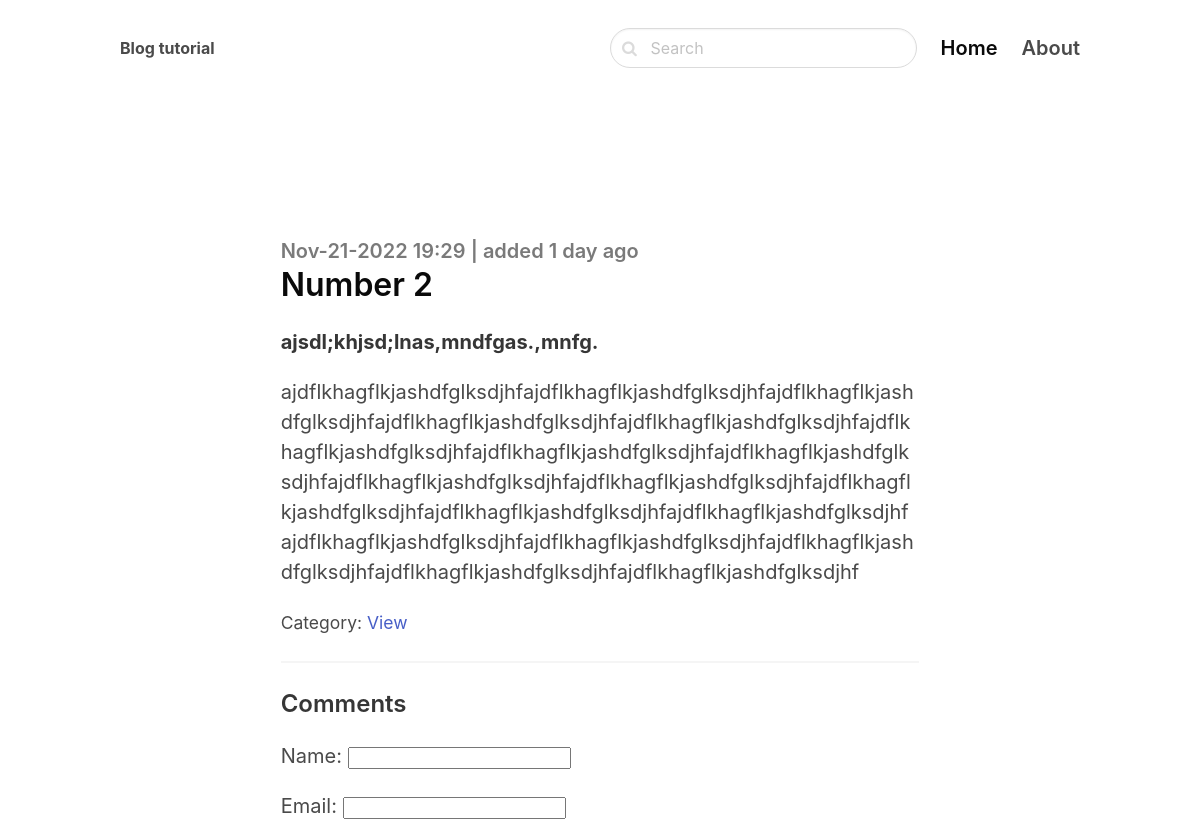
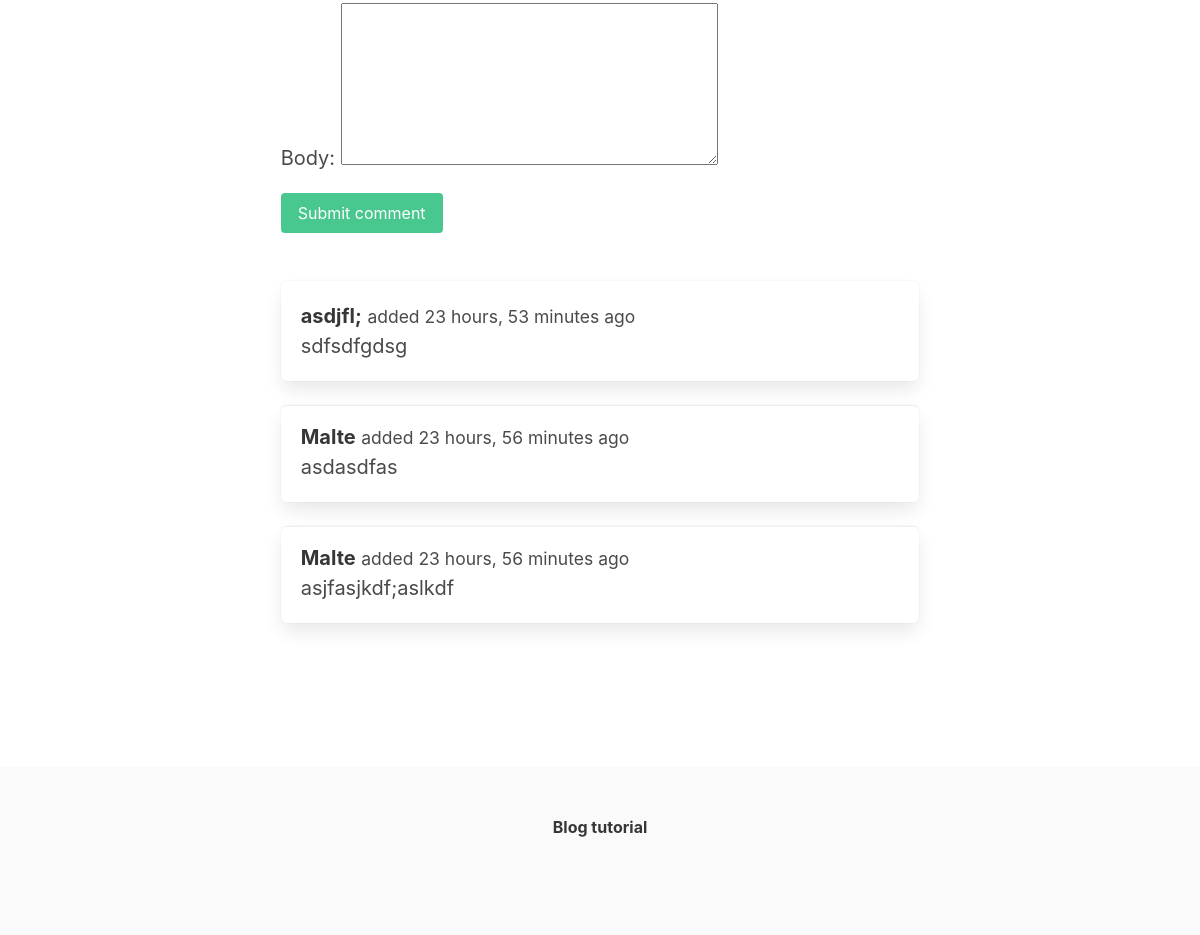
The page /view/number-2 on the database its author committed (2 pictures, top to bottom).
### blog/models.py (models this page shows, shortened)
class Post(models.Model):
    ACTIVE = 'active'
    DRAFT = 'draft'
    CHOICE_STATUS = (
        (ACTIVE, 'Active'),
        (DRAFT, 'Draft')
    )
    category = models.ForeignKey(Category, related_name='posts', on_delete=models.CASCADE)
    title = models.CharField(max_length=255)
    slug = models.SlugField()
    intro = models.TextField()
    body = models.TextField()
    date_added = models.DateTimeField(auto_now_add=True)
    status = models.CharField(max_length=10, choices=CHOICE_STATUS, default=ACTIVE)
    image = models.ImageField(upload_to='uploads/', blank=True, null=True)
    class Meta:
        ordering = ('-date_added', )

class Category(models.Model):
    title = models.CharField(max_length=255)
    slug = models.SlugField()
    class Meta:
        ordering = ('title', )
        verbose_name_plural = 'Categories'
    def __str__(self):
        return self.title

class Comment(models.Model):
    post = models.ForeignKey(Post, related_name='comments', on_delete=models.CASCADE)
    name = models.CharField(max_length=50)
    email = models.EmailField(max_length=254)
    body = models.TextField()
    date_added = models.DateTimeField(auto_now_add=True)
    class Meta:
        ordering = ('-date_added',)

### blog/views.py (the view)
# urls.py: path('<slug:category_slug>/<slug:slug>', views.detail, name='post_detail'),
def detail(request, category_slug, slug):
    post = get_object_or_404(Post, slug=slug, status=Post.ACTIVE)
    if request.method == 'POST':
        form = CommentForm(request.POST)
        if form.is_valid():
            comment = form.save(commit=False)
            comment.post = post
            comment.save()
            return redirect('post_detail', slug=slug)
    else:
        form = CommentForm()
    context = {
        'post': post,
        'form': form
    }
    return render(request, 'blog/detail.html', context=context)

### blog/forms.py
class CommentForm(forms.ModelForm):
    class Meta:
        model = Comment
        fields = (
            'name',
            'email',
            'body',
        )

### blog/templates/blog/detail.html (shortened to what this page needs)
{% extends 'core/base.html' %}
{% block content %}
<section class="hero ">
    <div class="hero-body">
        <div class="container">
            <section class="section">
                <div class="columns is-variable is-1 is-centered">
                    <div class="column is-10">
                        <div class="content is-medium">
                            <h2 class="subtitle is-5 has-text-grey">{{ post.date_added | date:'M-d-Y H:i'}} | added {{post.date_added | timesince }} ago</h2>
                            <h1 class="title has-text-black is-3">{{ post.title }}</h1>
                            <p class="has-text-dark"><strong>{{post.intro}}</strong></p>
                            <p style="overflow-wrap: break-word;" >{{ post.body }}</p>
                            <p><small>Category: <a href="{% url 'category_detail' post.category.slug %}">{{ post.category}}</a></small></p>
                            <hr>
                            <h2 class="subtitle is-4">Comments</h2>
                            <form method="post" class="mb-6">
                                {{ form.as_p }}
                                <div class="field">
                                    <div class="control">
                                        <button class="button is-success">Submit comment</button>
                                    </div>
                                </div>
                            </form>
                            {% for comment in post.comments.all %}
                            <article class="media box">
                                <div class="media-content">
                                    <strong>{{ comment.name }}</strong> <small>added {{comment.date_added | timesince}}
                                        ago</small>
                                    <br>
                                    {{comment.body}}
                                </div>
                            </article>
                            {% endfor %}
                        </div>
                    </div>
            </section>
        </div>
    </div>
</section>
{% endblock content %}

### rows shown on the page
Post: date_added "Nov-21-2022 19:29", date_added "1 day", title "Number 2", intro "ajsdl;khjsd;lnas,mndfgas.,mnfg.", body "ajdflkhagflkjashdfglksdjhfajdflkhagflkjashdfglksdjhfajdflkhagflkjashdfglksdjhfajdflkhagflkjashdfglksdjhfajdflkhagflkjashdfglksdjhfajdflkhagflkjashdfglksdjhfajdflkhagflkjashdfglksdjhfajdflkhagflkjashdfglksdjhfajdflkhagflkjashdfglksdjhfajdflkhagflkjashdfglksdjhfajdflkhagflkjashdfglksdjhfajdflkhagflkjashdfglksdjhfajdflkhagflkjashdfglksdjhfajdflkhagflkjashdfglksdjhfajdflkhagflkjashdfglksdjhfajdflkhagflkjashdfglksdjhfajdflkhagflkjashdfglksdjhfajdflkhagflkjashdfglksdjhf", category "View"
Comment: name "asdjfl;", date_added "23 hours, 53 minutes", body "sdfsdfgdsg"
Comment: name "Malte", date_added "23 hours, 56 minutes", body "asdasdfas"
Comment: name "Malte", date_added "23 hours, 56 minutes", body "asjfasjkdf;aslkdf"
